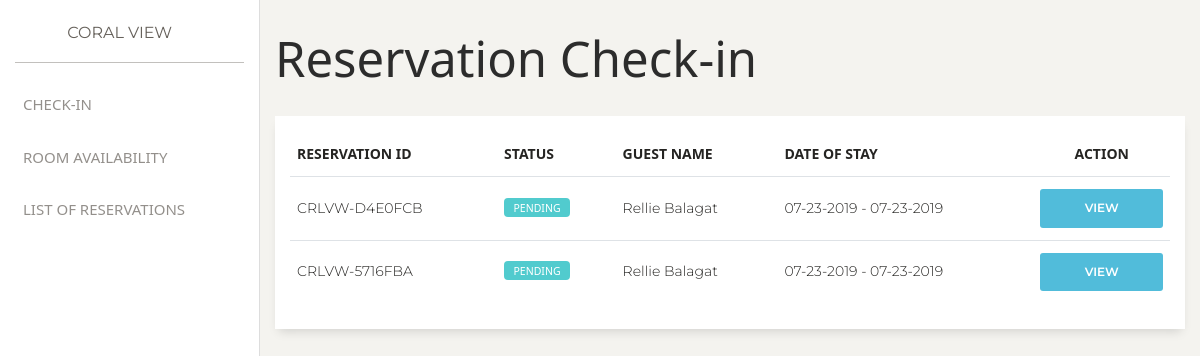
/admin/check_in.php, run on an earlier commit of the app's database.
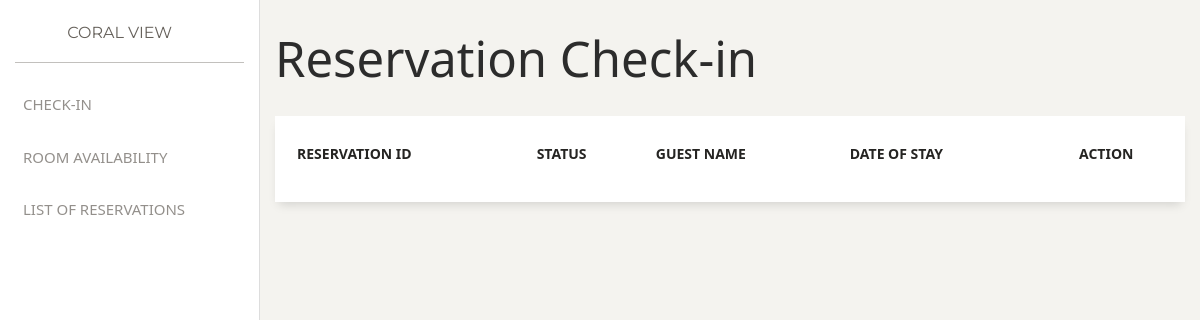
And on a later commit of the database.
### tables this page shows
CREATE TABLE `reservation` (
  `id` int(11) NOT NULL,
  `guest_id` int(11) DEFAULT NULL,
  `reference_no` varchar(255) DEFAULT NULL,
  `status` varchar(255) DEFAULT NULL,
  `payment` varchar(255) DEFAULT NULL,
  `check_in_date` datetime DEFAULT NULL,
  `check_out_date` datetime DEFAULT NULL,
  `adult_count` int(11) DEFAULT NULL,
  `kids_count` int(11) DEFAULT NULL,
  `date_created` datetime DEFAULT current_timestamp(),
  `date_updated` datetime DEFAULT NULL
);

CREATE TABLE `guest` (
  `id` int(11) NOT NULL,
  `first_name` varchar(255) DEFAULT NULL,
  `last_name` varchar(255) DEFAULT NULL,
  `address` varchar(255) DEFAULT NULL,
  `email` varchar(255) DEFAULT NULL,
  `contact_number` varchar(255) DEFAULT NULL
);

### admin/check_in.php (the view, shortened to what this page needs)
<?php
include('../common/header.php');
$db = connect_to_db();
?>
    <?php include('../common/admin_sidebar.php') ?>
    <div class="main-panel">
        <div class="container-fluid">
            <h1>Reservation Check-in</h1>
            <div class="row">
                <div class="col">
                    <div class="card">
                        <div class="card-body">
                            <table class="table" id="reservationCheckIn">
                                <thead>
                                    <tr>
                                        <th scope="col">Reservation ID</th>
                                        <th scope="col">Status</th>
                                        <th scope="col">Guest Name</th>
                                        <th scope="col">Date of Stay</th>
                                        <th scope="col" class="text-center">Action</th>
                                    </tr>
                                </thead>
                                <tbody>
                                    <?php
                                        $reservation_query = "SELECT * FROM reservation RES INNER JOIN guest G ON RES.guest_id = G.Id WHERE RES.status='PENDING'";
                                        $reservation_result = mysqli_query($db, $reservation_query);
                                        if(mysqli_num_rows($reservation_result) > 0) {
                                            while($reservation = mysqli_fetch_assoc($reservation_result)) {
                                                $check_in_date = date_format(new Datetime($reservation["check_in_date"]), "m-d-Y");
                                                $check_out_date = date_format(new Datetime($reservation["check_in_date"]), "m-d-Y");
                                                echo '
                                                    <tr>
                                                        <td>' . $reservation["reference_no"] . '</td>
                                                        <td><p class="badge badge-primary">' . $reservation["status"]  . '</p></td>
                                                        <td>' . $reservation["first_name"] . " " . $reservation["last_name"]  . '</td>
                                                        <td>' . $check_in_date . " - " . $check_out_date . '</td>
                                                        <td><a href="check_in_user.php?reference_no=' . $reservation["reference_no"] . '" class="btn btn-info btn-block">View</a></td>
                                                    </tr>
                                                ';
                                            }
                                        }
                                    ?>
                                </tbody>
                            </table>
                        </div>
                    </div>
                </div>
            </div>
        </div>
    </div>
<?php
include('../common/footer.php');
?>

What changed in the data, as far as the page shows it:
no longer on this page (row edited): reservation: reference_no "CRLVW-D4E0FCB", status "PENDING", guest.first_name "Rellie", guest.last_name "Balagat", check_in_date "07-23-2019"
no longer on this page (row edited): reservation: reference_no "CRLVW-5716FBA", status "PENDING", guest.first_name "Rellie", guest.last_name "Balagat", check_in_date "07-23-2019"
